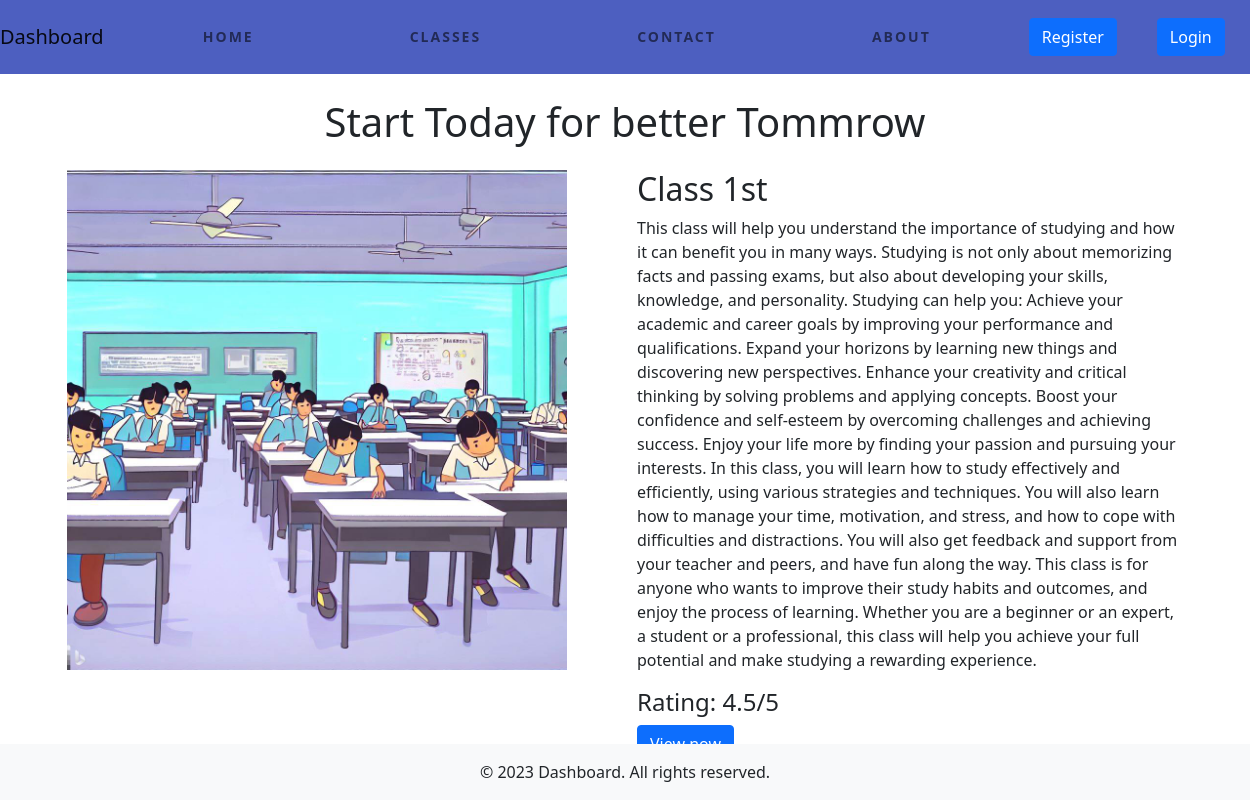
The app's page /course/1/ with its own data.
### ClassName/models.py (models this page shows, shortened)
class ClassName(models.Model):
    title = models.CharField(max_length=100)
    description = models.TextField()
    class_image = models.ImageField(upload_to='uploads/class_images/', null=True, blank=True)

### ClassName/views.py (the view)
# urls.py: path('<int:pk>/', ClassNameDetailView.as_view(), name='ClassName-detail'),
class ClassNameDetailView(DetailView):
    model = ClassName
    template_name = 'pages/classes/classesdetails.html'
    context_object_name = 'ClassDetaildata'

### Templates/pages/classes/classesdetails.html
{% extends 'pages/basic/basic.html' %}
{% block content %}
    <div class="container">
        <h1 class="text-center my-4">Start Today for better Tommrow</h1>
        <div class="row">
            <div class="col-md-6">
                <img src='/media/{{ClassDetaildata.class_image}}' alt="Course image" class="img-fluid" width="500" height="600">
            </div>
            <div class="col-md-6">
                <h2>{{ClassDetaildata.title}}</h2>
                <p>{{ClassDetaildata.description}}</p>
                <h4>Rating: 4.5/5</h4>
                <a href='{{request.path}}subjects' class="btn btn-primary">View now</a>
            </div>
        </div>
    </div>
{% endblock %}

### static/css/main.css (style rules this page uses)
html, body { background-repeat: no-repeat; background-size: cover; height: 100%; padding-bottom: 50rem; }
body { display: flex; flex-direction: column; }
.container { margin-bottom: 50px; }

### records on screen
ClassName: class_image (picture), title "Class 1st", description "This class will help you understand the importance of studying and how it can benefit you in many ways. Studying is not only about memorizing facts and passing exams, but also about developing your skills, knowledge, and personality. Studying can help you: Achieve your academic and career goals by improving your performance and qualifications. Expand your horizons by learning new things and discovering new perspectives. Enhance your creativity and critical thinking by solving problems and applying concepts. Boost your confidence and self-esteem by overcoming challenges and achieving success. Enjoy your life more by finding your passion and pursuing your interests. In this class, you will…"
